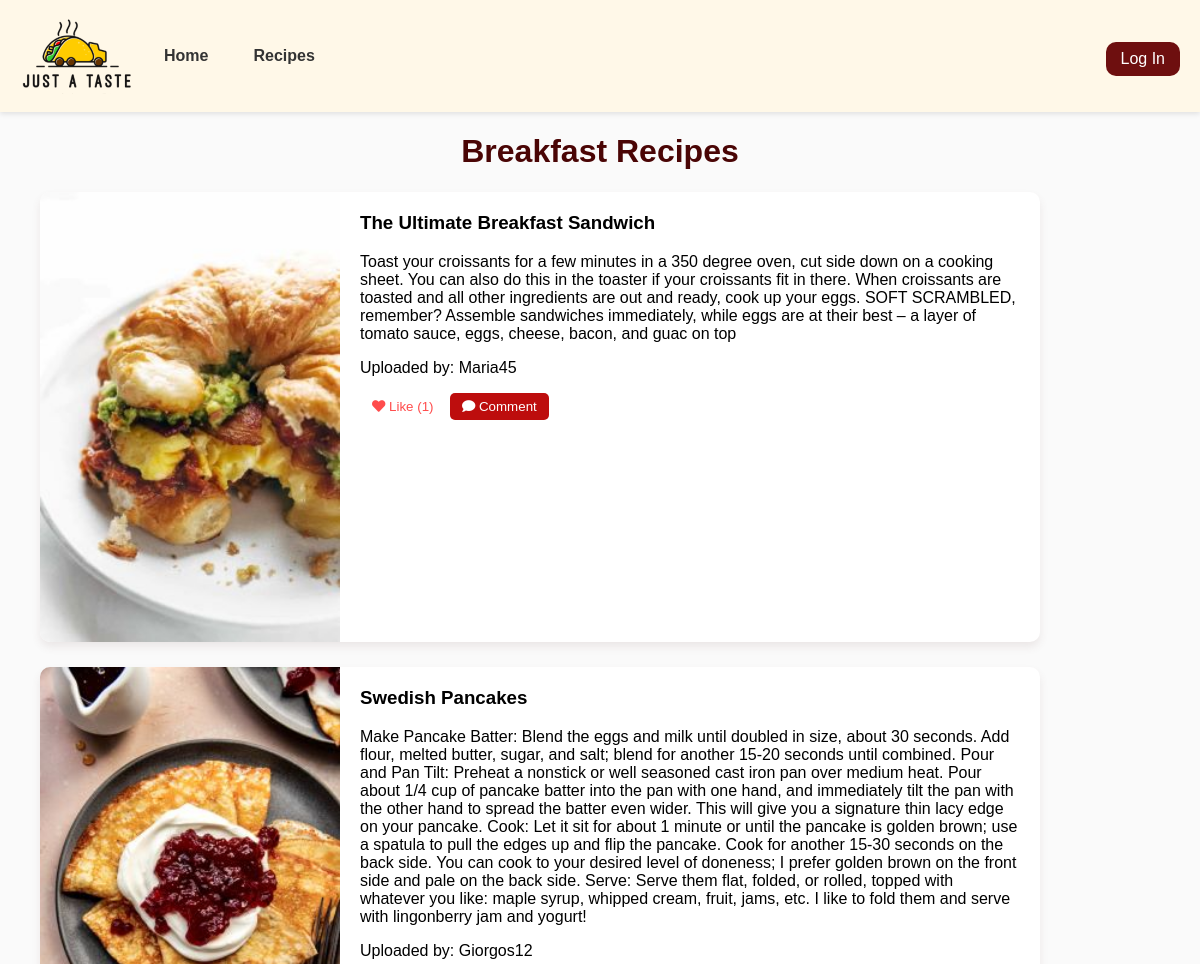
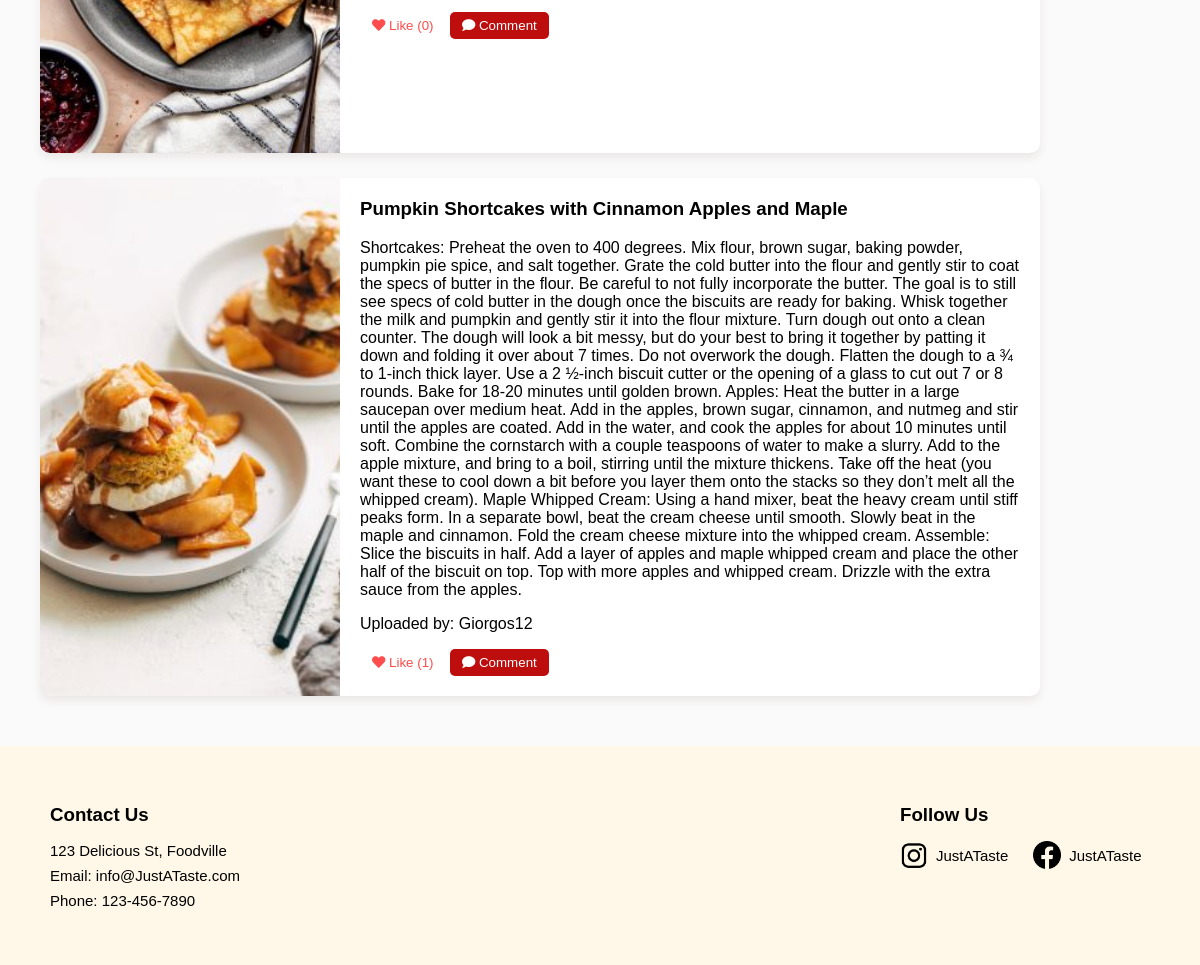
/breakfast.php, run on the app's committed database (2 pictures, top to bottom).
### tables this page shows
CREATE TABLE `recipes` (
  `RID` int(10) NOT NULL,
  `RName` varchar(50) DEFAULT NULL,
  `RCategory` varchar(50) DEFAULT NULL,
  `RDecsr` text NOT NULL,
  `Rimage` varchar(50) NOT NULL,
  `userid` int(10) DEFAULT NULL
);

CREATE TABLE `users` (
  `UserID` int(10) NOT NULL,
  `Uname` varchar(50) NOT NULL,
  `UPass` varchar(255) DEFAULT NULL,
  `UEmail` varchar(50) NOT NULL
);

### breakfast.php (the view, shortened to what this page needs)
<?php
require "config.php";
$isLoggedIn = isset($_SESSION["Uname"], $_SESSION["UserID"]);
$username   = $isLoggedIn ? $_SESSION["Uname"] : null;
?>
<!DOCTYPE html>
<html lang="en">
<head>
<link rel="stylesheet" href="https://cdnjs.cloudflare.com/ajax/libs/font-awesome/5.15.4/css/all.min.css">
<link rel="stylesheet" href="https://cdn.jsdelivr.net/npm/bootstrap-icons/font/bootstrap-icons.css">
<link rel="stylesheet" href="css/recipes.css">
</head>
<body>
<nav class="navbar">
    <div class="nav-left">
        <a href="home.php"><img src="imgs/hlogo.png" class="logo"></a>
        <a href="home.php" class="nav-link">Home</a>
        <div class="dropdown">
            <a class="nav-link">Recipes</a>
        </div>
    </div>
    <div class="nav-right">
        <?php if ($isLoggedIn): ?>
            <span class="welcome-text">Welcome, <?= htmlspecialchars($username) ?>!</span>
            <form method="post" class="logout-form">
                <button name="logout" class="logout-btn">Log Out</button>
            </form>
            <a href="profile.php" class="profile"><i class="bi bi-person-circle"></i></a>
        <?php else: ?>
            <a href="logIn.php" class="login-btn">Log In</a>
        <?php endif; ?>
    </div>
</nav>
<h1 class="page-title">Breakfast Recipes</h1>
<div class="container recipes-container">
<?php
$stmt = $conn->prepare("
   SELECT r.*, u.Uname,
       (SELECT COUNT(*) FROM likes l WHERE l.RID = r.RID) AS like_count
   FROM recipes r
   JOIN users u ON r.userid = u.UserID
   WHERE r.RCategory = 'breakfast'
");
$stmt->execute();
$result = $stmt->get_result();
$liked_rids = [];
while ($row = $result->fetch_assoc()):
    $rID    = (int)$row["RID"];
    $rName  = htmlspecialchars($row["RName"]);
    $rDesc  = htmlspecialchars($row["RDecsr"]);
    $rImage = htmlspecialchars($row["Rimage"]);
    $rUser  = htmlspecialchars($row["Uname"]);
    $liked_class = in_array($rID, $liked_rids) ? "liked" : "";
    $likeCount = (int)$row['like_count'];
?>
    <div class="recipe-card">
        <img src="imgs/recipes/<?= $rImage ?>">
        <div class="recipe-info">
            <h3><?= $rName ?></h3>
            <p><?= $rDesc ?></p>
            <p class="text-muted">Uploaded by: <?= $rUser ?></p>
            <div class="recipe-actions">
                <?php if ($isLoggedIn): ?>
                    <form method="post" style="display:inline">
                        <input type="hidden" name="rid" value="<?= $rID ?>">
                        <button class="heart <?= $liked_class ?>" name="like">
                            <i class="fas fa-heart"></i> <?= $liked_class ? 'Liked' : 'Like' ?> (<?= $likeCount ?>)
                        </button>
                    </form>
                    <a href="comment.php?rid=<?= $rID ?>" class="comment-btn">
                        <i class="fas fa-comment"></i> Comment
                    </a>
                <?php else: ?>
                    <button class="heart disabled" onclick="showLoginMessage(this)">
                        <i class="fas fa-heart"></i> Like (<?= $likeCount ?>)
                    </button>
                    <button class="comment-btn disabled" onclick="showLoginMessage(this)">
                        <i class="fas fa-comment"></i> Comment
                    </button>
                <?php endif; ?>
            </div>
        </div>
    </div>
<?php endwhile; ?>
</div>
<footer class="footer">
    <div class="container">
        <div class="footer-content">
            <h3>Contact Us</h3>
            <ul>
                <li>123 Delicious St, Foodville</li>
                <li>Email: info@JustATaste.com</li>
                <li>Phone: 123-456-7890</li>
            </ul>
        </div>
        <div class="footer-social">
            <h3>Follow Us</h3>
            <div class="social-icons">
                <div class="social-item">
                    <img src="imgs/insta.png">
                    <p>JustATaste</p>
                </div>
                <div class="social-item">
                    <img src="imgs/face.png">
                    <p>JustATaste</p>
                </div>
            </div>
        </div>
    </div>
</footer>
</body>
</html>

### css/recipes.css (style rules this page uses)
body { margin: 0; font-family: Arial, sans-serif; background-color: #fafafa; }
.navbar { display: flex; justify-content: space-between; align-items: center; background-color: #fff8e8; padding: 10px 20px; box-shadow: 0 2px 5px rgba(0,0,0,0.1); }
.nav-left { display: flex; align-items: center; gap: 20px; }
.nav-link { text-decoration: none; color: #333; font-weight: 600; padding: 5px 10px; }
.dropdown { position: relative; display: inline-block; }
.dropdown .nav-link { cursor: pointer; padding: 10px 15px; display: inline-block; }
.nav-right { display: flex; align-items: center; gap: 15px; }
.login-btn { display: inline-block; margin-top: 5px; background-color: rgb(110, 15, 15); color: #fff; text-decoration: none; padding: 8px 15px; border: none; border-radius: 10px; }
.page-title { text-align: center; color: #4a0505; }
.recipes-container { max-width: 1000px; padding: 0 40px; }
.recipe-card { display: flex; flex-direction: row; background: #fff; margin-bottom: 25px; border-radius: 10px; overflow: hidden; box-shadow: 0 5px 8px rgba(103, 72, 72, 0.1); }
.recipe-card img { width: 300px; object-fit: cover; }
.recipe-info { padding: 20px; flex: 1; }
.recipe-info h3 { margin-top: 0; }
.recipe-actions { margin-top: 15px; }
.recipe-actions button, .recipe-actions a { padding: 6px 12px; border: none; border-radius: 5px; cursor: pointer; text-decoration: none; }
.heart { background-color: #fff; color: #ff4c4c; border: 1px solid #ff4c4c; transition: 0.3s; }
.comment-btn { background-color: #bd0d0d; color: #fff; transition: 0.3s; }
.footer { background-color: #fff8e8; color: #000000; padding: 40px 20px; margin-top: 50px; }
.footer .container { display: flex; justify-content: space-between; flex-wrap: wrap; max-width: 1100px; margin: auto; }
.footer-content h3, .footer-social h3 { margin-bottom: 15px; }
.footer-content ul { list-style: none; padding: 0; }
.footer-content ul li { margin-bottom: 8px; font-size: 15px; }
.footer-social { min-width: 250px; }
.social-icons { display: flex; gap: 25px; align-items: center; }
.social-item { display: flex; align-items: center; gap: 8px; }
.social-icons img { width: 28px; height: 28px; cursor: pointer; transition: transform 0.2s ease; }
.social-icons p { margin: 0; font-size: 15px; }

### data on the page
recipes: Rimage (picture), RName "The Ultimate Breakfast Sandwich", RDecsr "Toast your croissants for a few minutes in a 350 degree oven, cut side down on a cooking sheet. You can also do this in the toaster if your croissants fit in there. When croissants are toasted and all other ingredients are out and ready, cook up your eggs. SOFT SCRAMBLED, remember? Assemble sandwiches immediately, while eggs are at their best – a layer of tomato sauce, eggs, cheese, bacon, and guac on top", userid.Uname "Maria45", likeCount "1"
recipes: Rimage (picture), RName "Swedish Pancakes", RDecsr "Make Pancake Batter: Blend the eggs and milk until doubled in size, about 30 seconds. Add flour, melted butter, sugar, and salt; blend for another 15-20 seconds until combined. Pour and Pan Tilt: Preheat a nonstick or well seasoned cast iron pan over medium heat. Pour about 1/4 cup of pancake batter into the pan with one hand, and immediately tilt the pan with the other hand to spread the batter even wider. This will give you a signature thin lacy edge on your pancake. Cook: Let it sit for about 1 minute or until the pancake is golden brown; use a spatula to pull the edges up and flip the pancake. Cook for another 15-30 seconds on the back side. You can cook to your desired level of…", userid.Uname "Giorgos12", likeCount "0"
recipes: Rimage (picture), RName "Pumpkin Shortcakes with Cinnamon Apples and Maple", RDecsr "Shortcakes: Preheat the oven to 400 degrees. Mix flour, brown sugar, baking powder, pumpkin pie spice, and salt together. Grate the cold butter into the flour and gently stir to coat the specs of butter in the flour. Be careful to not fully incorporate the butter. The goal is to still see specs of cold butter in the dough once the biscuits are ready for baking. Whisk together the milk and pumpkin and gently stir it into the flour mixture. Turn dough out onto a clean counter. The dough will look a bit messy, but do your best to bring it together by patting it down and folding it over about 7 times. Do not overwork the dough. Flatten the dough to a ¾ to 1-inch thick layer. Use a 2 ½-inch…", userid.Uname "Giorgos12", likeCount "1"
